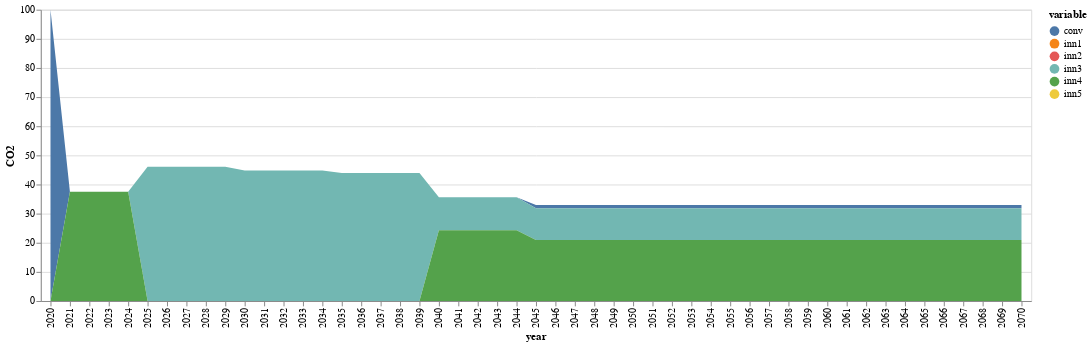

The notebook cell saved with this chart:
### Code cell
function conventional(t)
    return initial[1,3]*(1-sum(JuMP.values.(xk)[k,t] for k in 1:nrow(compromise)))
end

function innovation(i,t)
    if i==1
        return sum(JuMP.values.(xk)[k,t]*(co2fac[k,t]) for k=1:mapki[i,2])
    else
        return sum(JuMP.values.(xk)[k,t]*(co2fac[k,t]) for k=mapki[i-1,2]:mapki[i,2])
    end
end

conv=zeros(51)

conv[1]=initial[1,3]
inn_co2=zeros(5,51)

for inn in 1:5
    inn_co2[inn,1]=0
end
j=0
for i in 2:51
    if 0 ≤ i ≤ 5
        j=1
    elseif 6 ≤ i ≤ 10
        j=2
    elseif 6 ≤ i ≤ 10
        j=3
    elseif 11 ≤ i ≤ 15
        j=4
    elseif 16 ≤ i ≤ 20
        j=5
    elseif 21 ≤ i ≤ 25
        j=6
    else
        j=7
    end
        
    conv[i]=conventional(j)
    for inn in 1:5
        inn_co2[inn,i]=innovation(inn,j)
    end
end
conv

sNames = ["conv","inn1","inn2","inn3","inn4","inn5"]
xLabels = []
for i in 2020:2070
    push!(xLabels,string(i))
end

df = DataFrame(year=xLabels, conv=conv, inn1=inn_co2[1,:],inn2=inn_co2[2,:],inn3=inn_co2[3,:],inn4=inn_co2[4,:],inn5=inn_co2[5,:])

df |> stack |> @vlplot(:area, x=:year, y={:value, stack=:zero, title="CO2"}, color="variable:n",legend=:sNames)

### Figure 1 — Vega-Lite specification as saved in the notebook (floating-point values rounded to 4 significant figures; data arrays with more than 128 entries replaced by an {"elided": "..."} marker saying what was removed)
{"data": {"values": {"elided": "306 records"}}, "encoding": {"color": {"field": "variable", "type": "nominal"}, "x": {"field": "year"}, "y": {"field": "value", "stack": "zero", "title": "CO2", "type": "quantitative"}}, "legend": "sNames", "mark": "area"}
